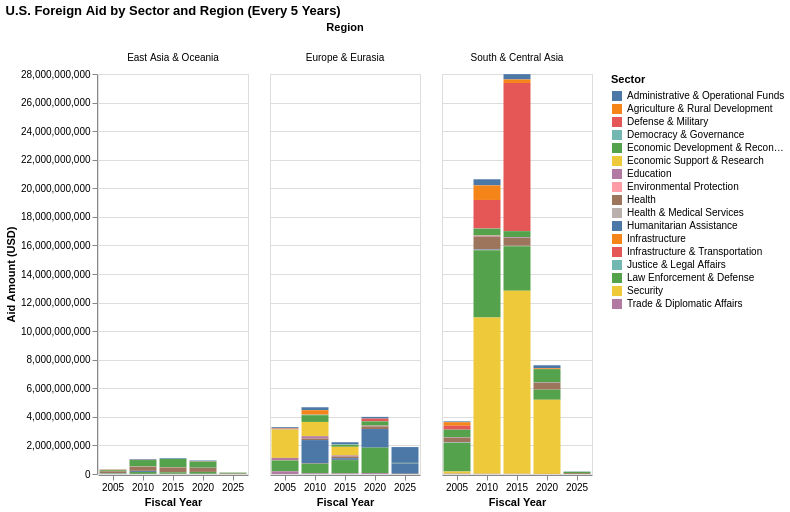

This figure's notebook cell:
### Code cell
import pandas as pd
import altair as alt

# Load and clean data
df = pd.read_csv('us_foreign_aid_funding.csv')
df = df[['Country Name', 'Funding Account Name', 'Transaction Type Name', 'Fiscal Year', 'current_amount']]
df = df[df['current_amount'] > 0]

# Assign regions
def assign_region(country):
    europe_eurasia = ['Albania', 'Armenia', 'Azerbaijan', 'Belarus', 'Bosnia and Herzegovina',
                      'Bulgaria', 'Croatia', 'Czechia', 'Estonia', 'Georgia', 'Hungary',
                      'Kazakhstan', 'Kosovo', 'Moldova', 'Montenegro', 'North Macedonia',
                      'Russia', 'Serbia', 'Ukraine']
    east_asia_oceania = ['China', 'Indonesia', 'Cambodia', 'Timor-Leste']
    south_central_asia = ['Afghanistan', 'Bangladesh', 'India', 'Pakistan']
    if country in europe_eurasia:
        return 'Europe & Eurasia'
    elif country in east_asia_oceania:
        return 'East Asia & Oceania'
    elif country in south_central_asia:
        return 'South & Central Asia'
    return None

df['Region'] = df['Country Name'].apply(assign_region)
df = df[df['Region'].notna()]

# Assign sectors

# Categorize funding by sector
def assign_sector(account_name):
    account_name = str(account_name).lower()

    if 'capital' in account_name or 'investment' in account_name:
        return 'Infrastructure'
    elif 'stabilization' in account_name or 'security' in account_name:
        return 'Security'
    elif 'health' in account_name or 'medical' in account_name or 'hiv' in account_name:
        return 'Health'
    elif 'education' in account_name or 'school' in account_name:
        return 'Education'
    elif 'democracy' in account_name or 'governance' in account_name:
        return 'Democracy & Governance'
    
    # Categorizing uncategorized items into meaningful labeled groups
    humanitarian = [
        'assistance for europe, eurasia and central asia (aeeca)', 
        'department of state, migration and refugee assistance',
        'u.s. emergency refugee and migration assistance fund',
        'tsunami recovery and reconstruction fund'
    ]
    
    economic_dev = [
        'european bank for reconstruction and development',
        'contribution to the international bank for reconstruction and development',
        'agency for international development, development assistance',
        'economic support fund and development fund',
        'millennium challenge corporation, expenses'
    ]
    
    environmental = [
        'forest and rangeland research, forest service',
        'state and private forestry, forest service',
        'national forest system, forest service',
        'u.s. fish and wildlife service, resource management',
        'u.s. fish and wildlife service, multinational species conservation fund',
        'u.s. fish and wildlife service, contributed funds',
        'environmental protection agency, science and technology',
        'environmental protection agency, environmental programs and management'
    ]
    
    agricultural = [
        'commodity credit corporation, export loans program account',
        'agricultural research service, salaries and expenses',
        'national institute of food and agriculture, integrated activities',
        'public law 480 title i food for progress credits, program account',
        'public law 480 title i direct credit and food for progress program account',
        'public law 480 title ii grants',
        'foreign agricultural service, salaries and expenses',
        'commodity credit corporation fund',
        'agricultural research service, miscellaneous contributed funds'
    ]
    
    law_enforcement = [
        'military assistance programs (old code)',
        'international narcotics control and law enforcement',
        'peace keeping operations',
        'foreign military financing program',
        'drug interdiction and counter-drug activities',
        'department of defense, cooperative threat reduction account',
        'presidential drawdown authority',
        'excess defense articles',
        'assets forfeiture fund'
    ]
    
    health_services = [
        'centers for disease control, disease control, research, and training',
        'centers for disease control and prevention, emerging and zoonotic infectious diseases',
        'centers for disease control and prevention, immunization and respiratory diseases',
        'food and drug administration',
        'department of state, global hiv/aids initiative'
    ]
    
    defense = [
        'department of defense, operation and maintenance, defense-wide',
        'department of defense, overseas contingency operations transfer fund',
        'department of defense, overseas humanitarian, disaster, and civic aid',
        'department of defense - unknown funding account',
        'department of the army, operations and maintenance',
        'department of the army, military construction',
        'department of the army, pakistan counterinsurgency fund',
        'department of the army, afghanistan infrastructure fund',
        'department of the navy, operation and maintenance',
        'department of the air force, operations and maintenance',
        'department of the air force, air force cadet fund'
    ]
    
    trade_and_diplomacy = [
        'department of state, diplomatic and consular programs',
        'department of state, international organizations and programs',
        'agency for international development, international assistance program, transition initiatives',
        'trade and development agency',
        'peace corps'
    ]
    
    administration = [
        'agency for international development, operating expenses',
        'agency for international development, office of inspector general, operating expenses',
        'agency for international development, complex crises fund',
        'agency for international development, development credit authority',
        'sovereign credit program account',
        'agency for international development, property management fund',
        'foreign national employees separation liability fund',
        'agency for international development, gifts and donations',
        'open world leadership center trust fund'
    ]
    
    infrastructure = [
        'federal aviation administration, operations',
        'grants-in-aid for airports - recovery act, federal aviation administration, transportation',
        'national institute of standards and technology, scientific and technical research and services',
        'patent and trademark office, salaries and expenses',
        'international trade administration, operations and administration',
        'national oceanic and atmospheric administration, operations, research and facilities'
    ]
    
    economic_support = [
        'department of energy, defense nuclear nonproliferation',
        'department of energy, energy efficiency and renewable energy, energy programs',
        'federal trade commission, salaries and expenses',
        'national science foundation, research and related activities'
    ]
    
    justice = [
        'department of justice, general legal activities',
        'federal bureau of investigation, salaries and expenses',
        'interagency drug enforcement, drug enforcement administration',
        'united states marshals service, salaries and expenses',
        'bureau of alcohol, tobacco, firearms and explosives, salaries and expenses',
        'drug enforcement administration, salaries and expenses'
    ]

    # Check if account_name matches any category, else default to Uncategorized
    account_name_lower = account_name.lower()
    
    if any(group.lower() in account_name_lower for group in humanitarian):
        return 'Humanitarian Assistance'
    elif any(group.lower() in account_name_lower for group in economic_dev):
        return 'Economic Development & Reconstruction'
    elif any(group.lower() in account_name_lower for group in environmental):
        return 'Environmental Protection'
    elif any(group.lower() in account_name_lower for group in agricultural):
        return 'Agriculture & Rural Development'
    elif any(group.lower() in account_name_lower for group in law_enforcement):
        return 'Law Enforcement & Defense'
    elif any(group.lower() in account_name_lower for group in health_services):
        return 'Health & Medical Services'
    elif any(group.lower() in account_name_lower for group in defense):
        return 'Defense & Military'
    elif any(group.lower() in account_name_lower for group in trade_and_diplomacy):
        return 'Trade & Diplomatic Affairs'
    elif any(group.lower() in account_name_lower for group in administration):
        return 'Administrative & Operational Funds'
    elif any(group.lower() in account_name_lower for group in infrastructure):
        return 'Infrastructure & Transportation'
    elif any(group.lower() in account_name_lower for group in economic_support):
        return 'Economic Support & Research'
    elif any(group.lower() in account_name_lower for group in justice):
        return 'Justice & Legal Affairs'
    
    return 'Uncategorized'  # Default to Uncategorized if no match


df['Sector'] = df['Funding Account Name'].apply(assign_sector)
df = df[df['Sector'] != 'Uncategorized']

# Aggregate
agg_df = df.groupby(['Fiscal Year', 'Region', 'Sector'])['current_amount'].sum().reset_index()

# Filter to every 5 years (e.g., 2000, 2005, ...)
years = sorted(agg_df['Fiscal Year'].unique())
filtered_years = [y for y in years if y % 5 == 0]
agg_df = agg_df[agg_df['Fiscal Year'].isin(filtered_years)]

# Plot
chart = alt.Chart(agg_df).mark_bar().encode(
    x=alt.X('Fiscal Year:O', title='Fiscal Year'),
    y=alt.Y('current_amount:Q', title='Aid Amount (USD)'),
    color=alt.Color('Sector:N', title='Sector'),
    column=alt.Column('Region:N', title='Region'),
    tooltip=['Region', 'Sector', 'Fiscal Year', 'current_amount']
).properties(
    width=150,
    height=400,
    title='U.S. Foreign Aid by Sector and Region (Every 5 Years)'
)

chart.configure_axis(labelAngle=0)

### Figure 1 — Vega-Lite specification as saved in the notebook (floating-point values rounded to 4 significant figures; data arrays with more than 128 entries replaced by an {"elided": "..."} marker saying what was removed)
{"config": {"view": {"continuousWidth": 300, "continuousHeight": 300}, "axis": {"labelAngle": 0}}, "data": {"name": "data-5c2f9974e7fdb1b90217c8a7e9ac9aaf"}, "mark": {"type": "bar"}, "encoding": {"color": {"field": "Sector", "title": "Sector", "type": "nominal"}, "column": {"field": "Region", "title": "Region", "type": "nominal"}, "tooltip": [{"field": "Region", "type": "nominal"}, {"field": "Sector", "type": "nominal"}, {"field": "Fiscal Year", "type": "quantitative"}, {"field": "current_amount", "type": "quantitative"}], "x": {"field": "Fiscal Year", "title": "Fiscal Year", "type": "ordinal"}, "y": {"field": "current_amount", "title": "Aid Amount (USD)", "type": "quantitative"}}, "height": 400, "title": "U.S. Foreign Aid by Sector and Region (Every 5 Years)", "width": 150, "$schema": "https://vega.github.io/schema/vega-lite/v5.20.1.json", "datasets": {"data-5c2f9974e7fdb1b90217c8a7e9ac9aaf": {"elided": "195 records"}}}
